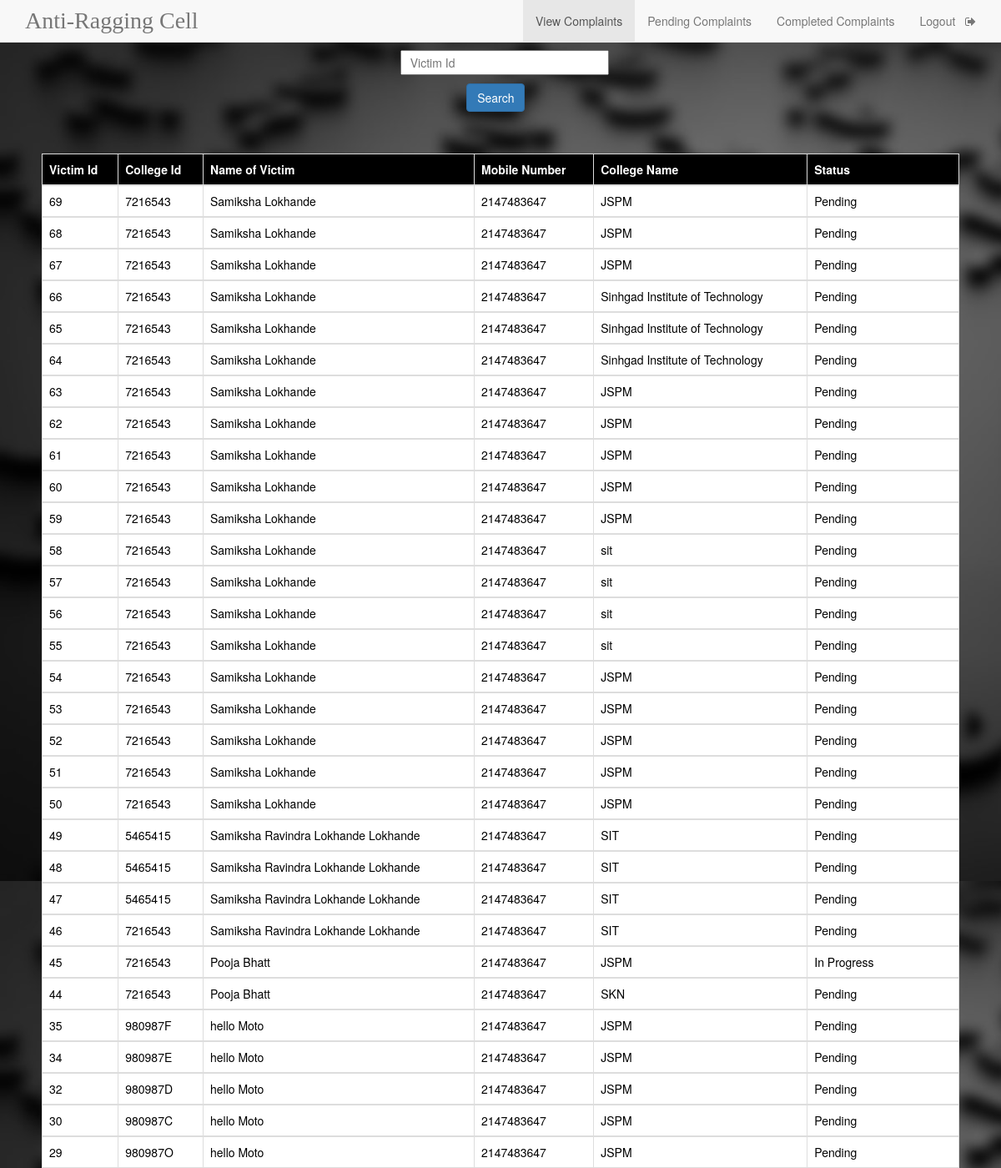
/anti-ragging-complaints.php (signed in, upper part), run on the app's committed database.
### tables this page shows
CREATE TABLE `anti_ragging_complaint` (
  `victim_id` int(10) NOT NULL,
  `victim_category` varchar(70) NOT NULL,
  `victim_name` varchar(200) NOT NULL,
  `victim_mobileNo` int(20) NOT NULL,
  `victim_email` text NOT NULL,
  `victim_gender` varchar(10) NOT NULL,
  `victim_caste` varchar(30) NOT NULL,
  `victim_state` varchar(40) NOT NULL,
  `victim_clg_name` varchar(50) NOT NULL,
  `victim_clg_pin` int(7) NOT NULL,
  `victim_address` varchar(200) NOT NULL,
  `victim_ragging_details` varchar(600) NOT NULL,
  `victim_clg_id` varchar(7) NOT NULL,
  `Status` varchar(30) NOT NULL DEFAULT 'Pending'
);

### anti-ragging-complaints.php (the view, shortened to what this page needs)
<!DOCTYPE html>
<html>
<head>
<?php
    $conn=mysqli_connect("localhost","root","","crime_portal");
    $query="select victim_id,victim_clg_id,victim_name,victim_mobileNo,victim_clg_name,Status from anti_ragging_complaint order by victim_id desc";
    $result=mysqli_query($conn,$query);
?>
	<link rel="stylesheet" type="text/css" href="https://maxcdn.bootstrapcdn.com/bootstrap/3.3.5/css/bootstrap.min.css">
	<link rel="stylesheet" type="text/css" href="https://maxcdn.bootstrapcdn.com/font-awesome/4.4.0/css/font-awesome.min.css">
</head>
<body style="background-image: url(search1.jpeg);">
	<nav  class="navbar navbar-default navbar-fixed-top">
  <div class="container">
    <div class="navbar-header">
    <a class="navbar-brand" href="anti_ragging_home.php.php" style="font-family: Book Antiqua;font-size: 28px;">Anti-Ragging Cell</a>
    </div>
      <ul class="nav navbar-nav navbar-right">
        <li class="active" ><a href="anti-ragging-complaints.php">View Complaints</a></li>
        <li ><a href="completed_complaints.php">Pending Complaints</a></li>
        <li ><a href="pending_complaints.php">Completed Complaints</a></li>
        <li><a href="c_logout.php">Logout &nbsp <i class="fa fa-sign-out" aria-hidden="true"></i></a></li>
      </ul>
    </div>
 </nav>
 <div>
    <form style="margin-top: 5%; margin-left: 40%;" method="post">
      <input type="text" name="vid" style="width: 250px; height: 30px;" placeholder="&nbsp Victim Id" id="viid" onfocusout="f1()" required>
        <div>
      <input class="btn btn-primary" type="submit" value="Search" name="s1" style="margin-top: 10px; margin-left: 11%;">
     </div>
     </form>
 </div>
<div style="padding:50px;">
   <table class="table table-bordered">
       <thead class="thead-dark" style="background-color: black; color:white;">
    <tr>
      <th scope="col">Victim Id</th>
      <th scope="col">College Id</th>
      <th scope="col">Name of Victim</th>
      <th scope="col">Mobile Number</th>
      <th scope="col">College Name</th>
      <th scope="col">Status</th>
    </tr>
       </thead>
      <?php
              while($rows=mysqli_fetch_assoc($result)){
             ?>
       <tbody style="background-color: white; color: black;">
    <tr>
      <td><?php echo $rows['victim_id']; ?></td>
      <td><?php echo $rows['victim_clg_id']; ?></td>
      <td><?php echo $rows['victim_name']; ?></td>
      <td><?php echo $rows['victim_mobileNo']; ?></td>
      <td><?php echo $rows['victim_clg_name']; ?></td>
      <td><?php echo $rows['Status']; ?></td>
    </tr>
       </tbody>
       <?php
}
?>
</table>
 </div>
</body>
</html>

### data on the page
anti_ragging_complaint: victim_id "69", victim_clg "7216543", victim_name "Samiksha Lokhande", victim_mobileNo "2147483647", victim_clg_name "JSPM", Status "Pending"
anti_ragging_complaint: victim_id "68", victim_clg "7216543", victim_name "Samiksha Lokhande", victim_mobileNo "2147483647", victim_clg_name "JSPM", Status "Pending"
anti_ragging_complaint: victim_id "67", victim_clg "7216543", victim_name "Samiksha Lokhande", victim_mobileNo "2147483647", victim_clg_name "JSPM", Status "Pending"
anti_ragging_complaint: victim_id "66", victim_clg "7216543", victim_name "Samiksha Lokhande", victim_mobileNo "2147483647", victim_clg_name "Sinhgad Institute of Technology", Status "Pending"
anti_ragging_complaint: victim_id "65", victim_clg "7216543", victim_name "Samiksha Lokhande", victim_mobileNo "2147483647", victim_clg_name "Sinhgad Institute of Technology", Status "Pending"
anti_ragging_complaint: victim_id "64", victim_clg "7216543", victim_name "Samiksha Lokhande", victim_mobileNo "2147483647", victim_clg_name "Sinhgad Institute of Technology", Status "Pending"
anti_ragging_complaint: victim_id "63", victim_clg "7216543", victim_name "Samiksha Lokhande", victim_mobileNo "2147483647", victim_clg_name "JSPM", Status "Pending"
anti_ragging_complaint: victim_id "62", victim_clg "7216543", victim_name "Samiksha Lokhande", victim_mobileNo "2147483647", victim_clg_name "JSPM", Status "Pending"
anti_ragging_complaint: victim_id "61", victim_clg "7216543", victim_name "Samiksha Lokhande", victim_mobileNo "2147483647", victim_clg_name "JSPM", Status "Pending"
anti_ragging_complaint: victim_id "60", victim_clg "7216543", victim_name "Samiksha Lokhande", victim_mobileNo "2147483647", victim_clg_name "JSPM", Status "Pending"
anti_ragging_complaint: victim_id "59", victim_clg "7216543", victim_name "Samiksha Lokhande", victim_mobileNo "2147483647", victim_clg_name "JSPM", Status "Pending"
anti_ragging_complaint: victim_id "58", victim_clg "7216543", victim_name "Samiksha Lokhande", victim_mobileNo "2147483647", victim_clg_name "sit", Status "Pending"
anti_ragging_complaint: victim_id "57", victim_clg "7216543", victim_name "Samiksha Lokhande", victim_mobileNo "2147483647", victim_clg_name "sit", Status "Pending"
anti_ragging_complaint: victim_id "56", victim_clg "7216543", victim_name "Samiksha Lokhande", victim_mobileNo "2147483647", victim_clg_name "sit", Status "Pending"
anti_ragging_complaint: victim_id "55", victim_clg "7216543", victim_name "Samiksha Lokhande", victim_mobileNo "2147483647", victim_clg_name "sit", Status "Pending"
anti_ragging_complaint: victim_id "54", victim_clg "7216543", victim_name "Samiksha Lokhande", victim_mobileNo "2147483647", victim_clg_name "JSPM", Status "Pending"
anti_ragging_complaint: victim_id "53", victim_clg "7216543", victim_name "Samiksha Lokhande", victim_mobileNo "2147483647", victim_clg_name "JSPM", Status "Pending"
anti_ragging_complaint: victim_id "52", victim_clg "7216543", victim_name "Samiksha Lokhande", victim_mobileNo "2147483647", victim_clg_name "JSPM", Status "Pending"
anti_ragging_complaint: victim_id "51", victim_clg "7216543", victim_name "Samiksha Lokhande", victim_mobileNo "2147483647", victim_clg_name "JSPM", Status "Pending"
anti_ragging_complaint: victim_id "50", victim_clg "7216543", victim_name "Samiksha Lokhande", victim_mobileNo "2147483647", victim_clg_name "JSPM", Status "Pending"
anti_ragging_complaint: victim_id "49", victim_clg "5465415", victim_name "Samiksha Ravindra Lokhande Lokhande", victim_mobileNo "2147483647", victim_clg_name "SIT", Status "Pending"
anti_ragging_complaint: victim_id "48", victim_clg "5465415", victim_name "Samiksha Ravindra Lokhande Lokhande", victim_mobileNo "2147483647", victim_clg_name "SIT", Status "Pending"
anti_ragging_complaint: victim_id "47", victim_clg "5465415", victim_name "Samiksha Ravindra Lokhande Lokhande", victim_mobileNo "2147483647", victim_clg_name "SIT", Status "Pending"
anti_ragging_complaint: victim_id "46", victim_clg "7216543", victim_name "Samiksha Ravindra Lokhande Lokhande", victim_mobileNo "2147483647", victim_clg_name "SIT", Status "Pending"
anti_ragging_complaint: victim_id "45", victim_clg "7216543", victim_name "Pooja Bhatt", victim_mobileNo "2147483647", victim_clg_name "JSPM", Status "In Progress"
anti_ragging_complaint: victim_id "44", victim_clg "7216543", victim_name "Pooja Bhatt", victim_mobileNo "2147483647", victim_clg_name "SKN", Status "Pending"
anti_ragging_complaint: victim_id "35", victim_clg "980987F", victim_name "hello Moto", victim_mobileNo "2147483647", victim_clg_name "JSPM", Status "Pending"
anti_ragging_complaint: victim_id "34", victim_clg "980987E", victim_name "hello Moto", victim_mobileNo "2147483647", victim_clg_name "JSPM", Status "Pending"
anti_ragging_complaint: victim_id "32", victim_clg "980987D", victim_name "hello Moto", victim_mobileNo "2147483647", victim_clg_name "JSPM", Status "Pending"
anti_ragging_complaint: victim_id "30", victim_clg "980987C", victim_name "hello Moto", victim_mobileNo "2147483647", victim_clg_name "JSPM", Status "Pending"
anti_ragging_complaint: victim_id "29", victim_clg "980987O", victim_name "hello Moto", victim_mobileNo "2147483647", victim_clg_name "JSPM", Status "Pending"
